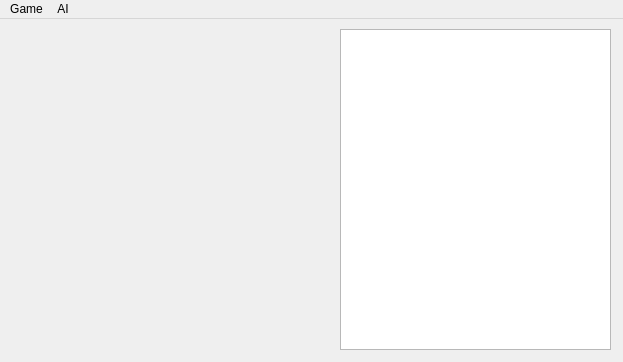
<?xml version="1.0" encoding="UTF-8"?>
<ui version="4.0">
 <class>MainWindow</class>
 <widget class="QMainWindow" name="MainWindow">
  <property name="geometry">
   <rect>
    <x>0</x>
    <y>0</y>
    <width>623</width>
    <height>362</height>
   </rect>
  </property>
  <property name="sizePolicy">
   <sizepolicy hsizetype="Fixed" vsizetype="Preferred">
    <horstretch>0</horstretch>
    <verstretch>0</verstretch>
   </sizepolicy>
  </property>
  <property name="windowTitle">
   <string>Automatic Test Application</string>
  </property>
  <widget class="QWidget" name="centralwidget">
   <widget class="GameWidget" name="widget" native="true">
    <property name="geometry">
     <rect>
      <x>10</x>
      <y>10</y>
      <width>320</width>
      <height>320</height>
     </rect>
    </property>
    <property name="sizePolicy">
     <sizepolicy hsizetype="Fixed" vsizetype="Preferred">
      <horstretch>0</horstretch>
      <verstretch>0</verstretch>
     </sizepolicy>
    </property>
   </widget>
   <widget class="QListWidget" name="listWidget">
    <property name="geometry">
     <rect>
      <x>340</x>
      <y>10</y>
      <width>271</width>
      <height>321</height>
     </rect>
    </property>
    <property name="sizePolicy">
     <sizepolicy hsizetype="Maximum" vsizetype="Fixed">
      <horstretch>0</horstretch>
      <verstretch>0</verstretch>
     </sizepolicy>
    </property>
   </widget>
  </widget>
  <widget class="QMenuBar" name="menuBar">
   <property name="geometry">
    <rect>
     <x>0</x>
     <y>0</y>
     <width>623</width>
     <height>21</height>
    </rect>
   </property>
   <widget class="QMenu" name="menuGame">
    <property name="title">
     <string>Game</string>
    </property>
    <addaction name="actionRestart"/>
   </widget>
   <widget class="QMenu" name="menuAI">
    <property name="title">
     <string>AI</string>
    </property>
   </widget>
   <addaction name="menuGame"/>
   <addaction name="menuAI"/>
  </widget>
  <action name="actionRestart">
   <property name="text">
    <string>Restart</string>
   </property>
  </action>
 </widget>
 <customwidgets>
  <customwidget>
   <class>GameWidget</class>
   <extends>QWidget</extends>
   <header>GameWidget.h</header>
   <container>1</container>
  </customwidget>
 </customwidgets>
 <resources/>
 <connections/>
</ui>
